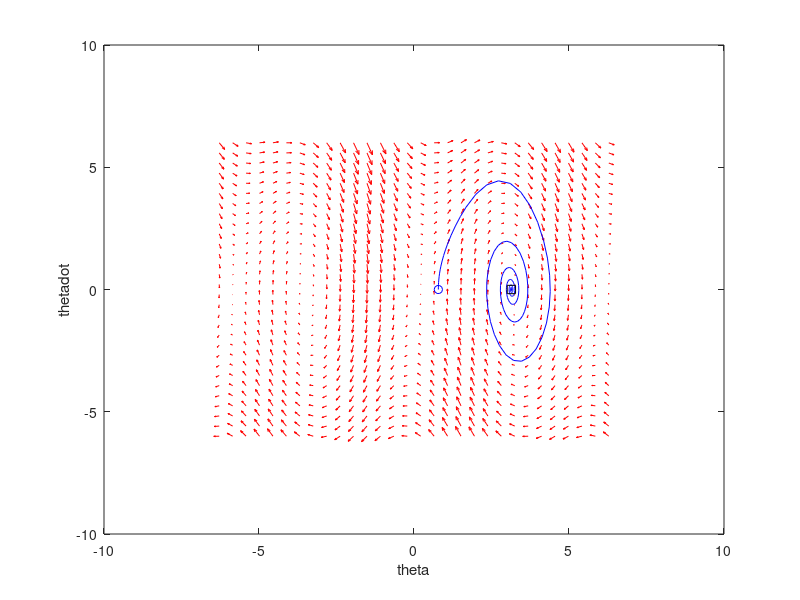

This chart was generated by the following MATLAB code:
clear all
close all
clc
%Problem 2 c
%Qishun Yu
%Parameters
m = 1;
g = 9.8;
l = 1;

b = 0.25;


% Problem 2c f function

% uc = -0.5*(pi-Y(1))-0.5*Y(2);
fc = @(t,Y) [Y(2);((m*g*l*sin(Y(1))-b*Y(2)-0.5*(pi-Y(1))-0.5*Y(2))./(m*l*l))];


y1 = linspace(-2*pi,2*pi,30);
y2 = linspace(-6,6,30);
[x,y] = ndgrid(y1,y2);
u = zeros(size(x));
v = zeros(size(x));
t=0; 

for i = 1:numel(x)
    Yprime = fc(t,[x(i); y(i)]);
    u(i) = Yprime(1);
    v(i) = Yprime(2);
    
end
quiver(x,y,u,v,'r'); figure(gcf)
xlabel('theta')
ylabel('thetadot')
hold on

xIni = pi/4;
yIni = 0;

[ts,ys] = ode45(fc,[0,400],[xIni;yIni]);


workc = sum((-1*(pi-ys(1))-1*ys(2))*ys(2))
plot(ys(:,1),ys(:,2),'b')
plot(ys(1,1),ys(1,2),'bo') % starting point
plot(ys(end,1),ys(end,2),'ks') % ending point
